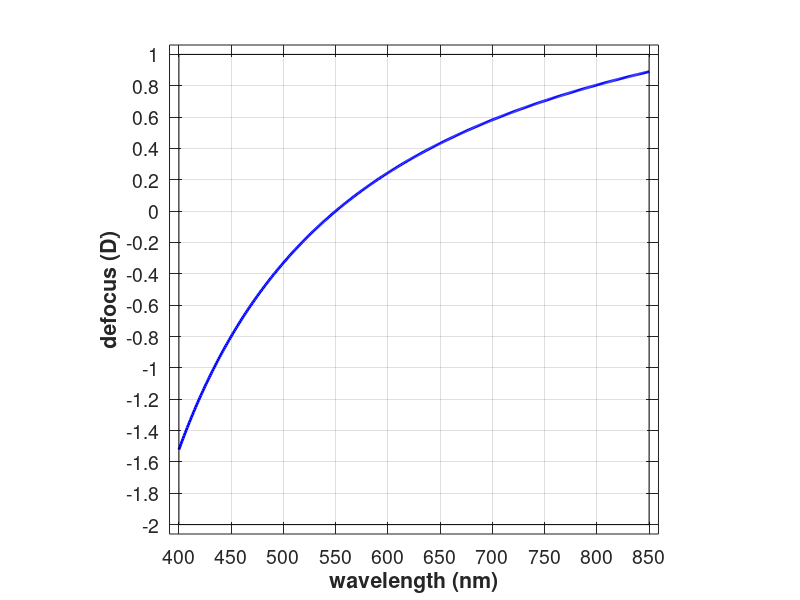

The MATLAB source for this figure: (Note: this script raises an error after producing the figure.)
function plotLCA
    lambda = 400:850;
    lambdaFocus = 550;
    defocus = 633.46 * (1/(lambdaFocus - 214.1) - 1./(lambda-214.1));
    
    xLims = [lambda(1) lambda(end)];
    yLims = [-2 1];
    xTicks = 400:50:850;
    yTicks = -2:0.2:1;
    export = struct(...
        'format','PDF', ...
        'name', 'LCA.pdf' ...
        );
    renderXYplot(lambda,defocus, xLims, yLims, xTicks, yTicks, 'wavelength (nm)', 'defocus (D)', export);
end

function renderXYplot(x,y, xLims, yLims, xTicks, yTicks, xLabel, yLabel, export)
    % Render figure
    hFig = figure(1); clf;
    set(hFig, 'Position', [10 10 500 500], 'Color', [1 1 1]);
    
    outline.x = [xLims(1) xLims(1) xLims(2) xLims(2) xLims(1)];
    outline.y = [yLims(1) yLims(2) yLims(2) yLims(1) yLims(1)];
    plot(x, y, 'b-', 'LineWidth', 2);
    hold on;
    dy = 0.02*(yLims(2)-yLims(1));
    dx = 0.02*(xLims(2)-xLims(1));
    plot(outline.x, outline.y, 'k-', 'LineWidth', 0.5);
    set(gca, 'XLim', [xLims(1)-dx xLims(2)+dx], 'YLim', [yLims(1)-dy yLims(2)+dy],...
        'XTick', xTicks, 'YTick', yTicks, 'LineWidth', 0.75);
    set(gca, 'FontSize', 14, 'TickLength',[0.02, 0.02]);
    xlabel(xLabel, 'FontWeight', 'bold');
    ylabel(yLabel, 'FontWeight', 'bold');
    grid on; box on;
    axis 'square';
    if strcmp(export.format, 'PDF')
        NicePlot.exportFigToPDF(export.name, hFig, 300);
    end
end

